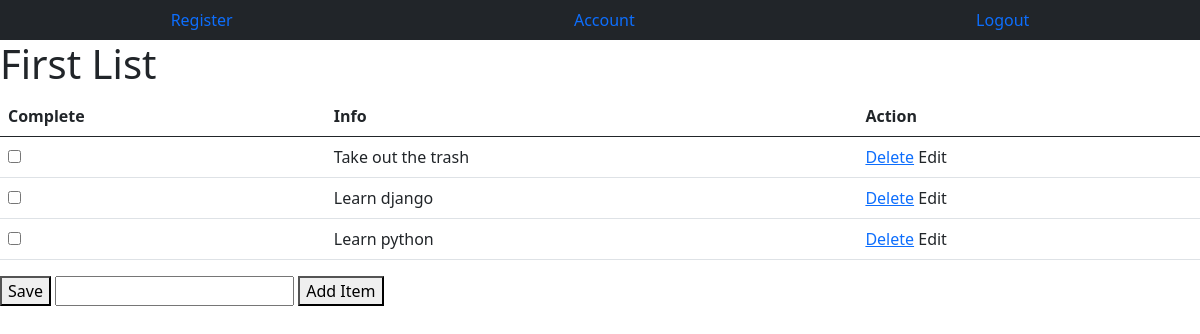
Page /2 on the earlier database version.
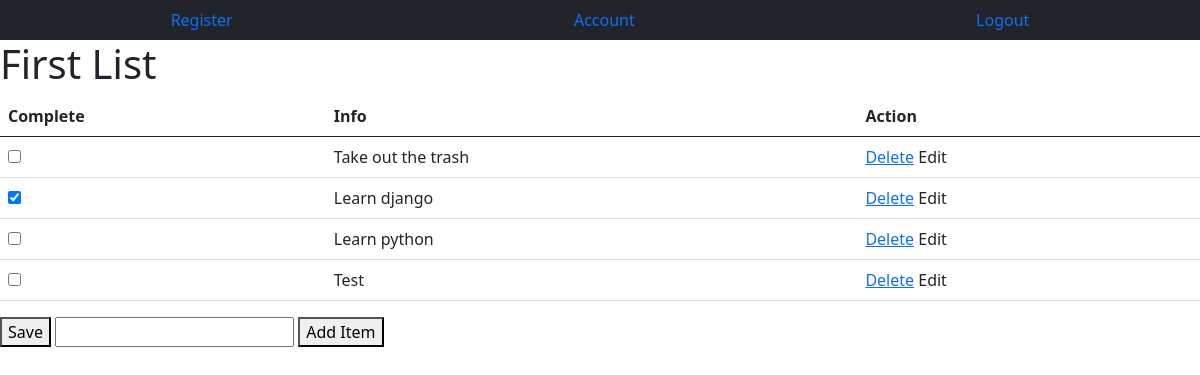
Same page on the later database version.
### todolist/models.py (models this page shows)
class Item(models.Model):
    todolist = models.ForeignKey(ToDoList, on_delete=models.CASCADE)
    text = models.CharField(max_length=200)
    complete = models.BooleanField()
    def __str__(self):
        return self.text

### todolist/views.py (the view, shortened to what this page needs)
# urls.py: path("<int:id>", views.index, name="index"),
def index(response, id):
    list = ToDoList.objects.get(id=id)
    print(list.item_set.all())
    item = list.item_set.all()
    return render(response, "todolist/list.html", {"list": list})

### todolist/templates/todolist/list.html (shortened to what this page needs)
{% extends 'todolist/base.html' %}
{% block content %}
    <h1>{{ list.name }}</h1>
    <form method="POST">
        <table class="table">
            <thead>
            <tr>
                <th scope="col">Complete</th>
                <th scope="col">Info</th>
                <th scope="col">Action</th>
            </tr>
            </thead>
            <tbody>
            {% for item in list.item_set.all %}
                <tr>
                    <td>
                        {% if item.complete == True %}
                            <input type="checkbox" name="c{{ item.id }}" id="" value="clicked" checked>
                        {% else %}
                            <input type="checkbox" name="c{{ item.id }}" id="" value="clicked">
                        {% endif %}
                    </td>
                    <td>
                        {{ item.text }}
                    </td>
                    <td>
                        <a href="/itemDelete/{{ item.id }}">Delete</a>
                        <a>Edit</a>
                    </td>
                </tr>
            {% endfor %}
            </tbody>
        </table>
        <button type="submit" name="save" value="save">Save</button>
        <input type="text" name="item">
        <button type="submit" name="newItem" value="add">Add Item</button>
    </form>
{% endblock %}

Differences in the rows shown:
changed Item "Learn django": id "☐" → "☑"
added Item: text "Test"
